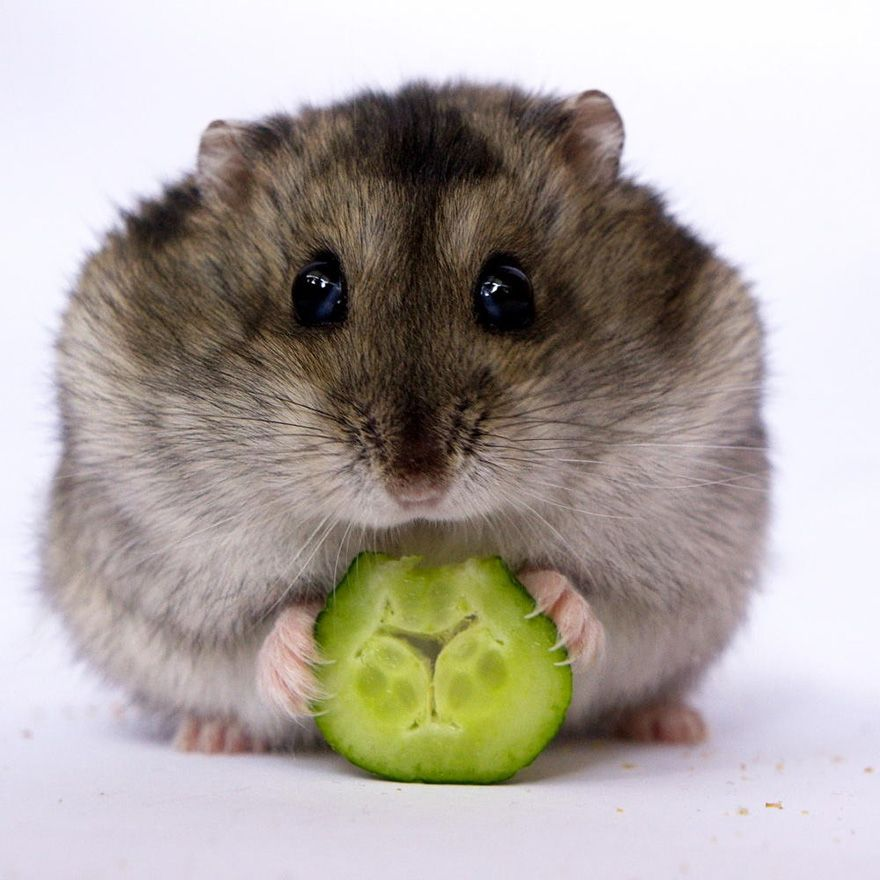
#> input picture hamster.jpg, 880 x 880 px
$ python lab7.2.py
#> lines starting #> are read from the running program, lines starting #| are printed output that depends on the picture
from PIL import Image

pic = Image.open('hamster.jpg')
#> pic is the input picture: PIL image 880x880 RGB; mean R, G, B 174.9, 167.2, 161.9
small_hamster = pic.reduce(10)
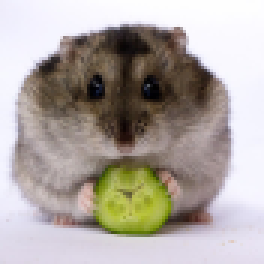
#> small_hamster: PIL image 88x88 RGB (shown 3 times larger); mean R, G, B 174.9, 167.2, 161.9
small_hamster.save('small_hamster.jpg')
rotated_hamster = pic.rotate(20)
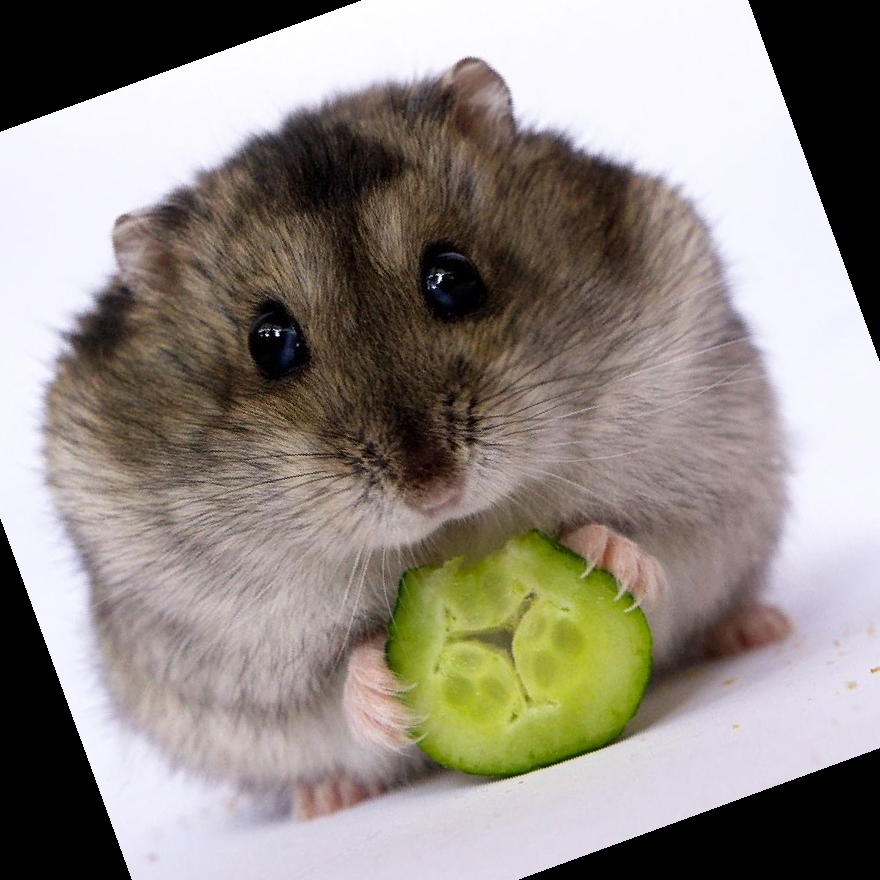
#> rotated_hamster: PIL image 880x880 RGB; mean R, G, B 145.6, 138.3, 131.6
rotated_hamster.save('rotated_hamster.jpg')
flipped_hamster = pic.transpose(method=Image.Transpose.FLIP_TOP_BOTTOM)
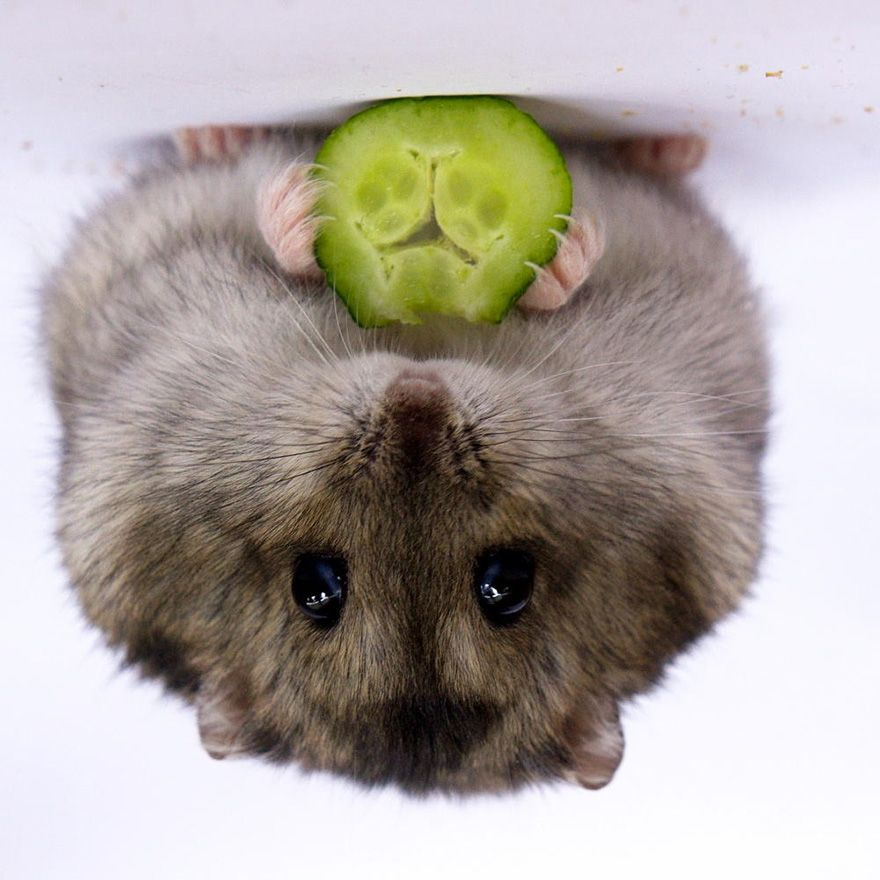
#> flipped_hamster: PIL image 880x880 RGB; mean R, G, B 174.9, 167.2, 161.9
flipped_hamster = flipped_hamster.transpose(method=Image.Transpose.FLIP_LEFT_RIGHT)
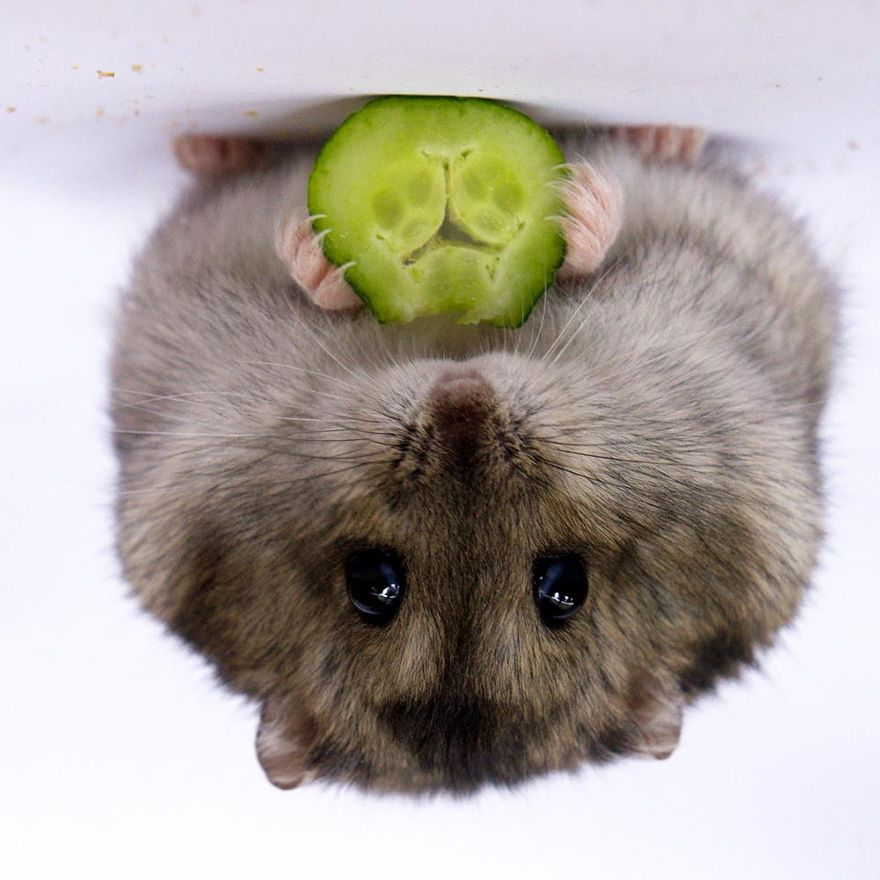
#> flipped_hamster: PIL image 880x880 RGB; mean R, G, B 174.9, 167.2, 161.9
flipped_hamster.save('flipped_hamster.jpg')
